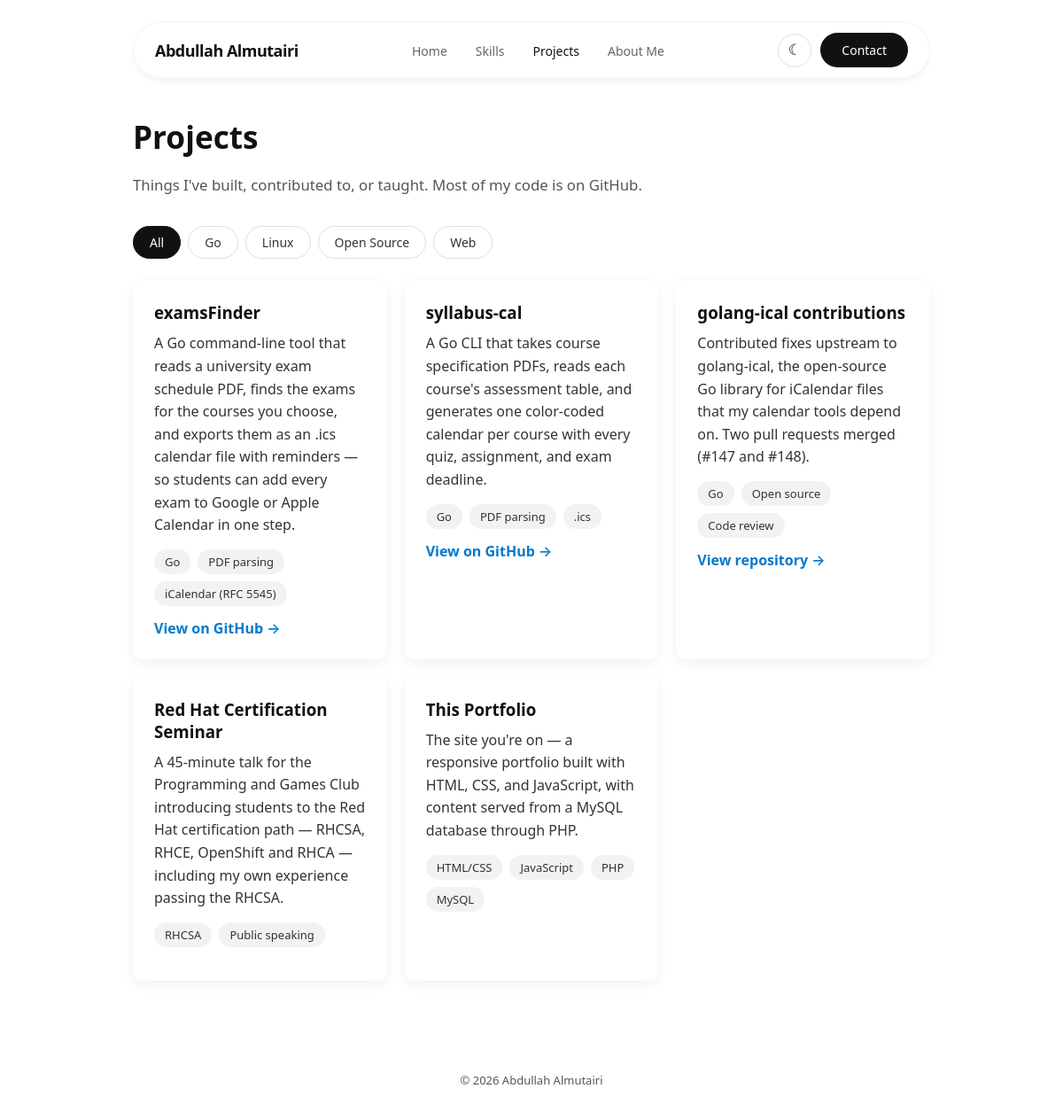
The app's page /projects.php with its own data.
### tables this page shows
CREATE TABLE projects (
  id          INT AUTO_INCREMENT PRIMARY KEY,
  title       VARCHAR(150) NOT NULL,
  description TEXT NOT NULL,
  tags        VARCHAR(255) NOT NULL,
  category    VARCHAR(50)  NOT NULL,
  link_url    VARCHAR(255) NULL,
  link_text   VARCHAR(100) NULL,
  sort_order  INT DEFAULT 0
);

### db.php (called while the page is built)
<?php
$servername = "localhost";
$username = "root";
$password = "123";
$dbname = "PPW";
try {
  $conn = new PDO("mysql:host=$servername;dbname=$dbname", $username, $password);
$conn->setAttribute(PDO::ATTR_ERRMODE, PDO::ERRMODE_EXCEPTION);
} catch (PDOException $e) {
    exit("Could not connect to the database.");
}
function e($text)
{
    return htmlspecialchars((string) $text, ENT_QUOTES, 'UTF-8');
}
function load_content(PDO $conn)
{
    $rows = $conn->query('SELECT content_key, content FROM site_content')->fetchAll();
    $content = [];
    foreach ($rows as $row) {
        $content[$row['content_key']] = $row['content'];
    }
    return $content;
}
$content = load_content($conn);
?>

### projects.php (the view, shortened to what this page needs)
<?php
require 'db.php';
$projects = $conn->query('SELECT * FROM projects ORDER BY sort_order')->fetchAll();
$filters = [
    'all'         => 'All',
    'go'          => 'Go',
    'linux'       => 'Linux',
    'open-source' => 'Open Source',
    'web'         => 'Web',
];
$currentPage = 'projects';
require 'header.php';
?>
    <section class="page">
      <h1>Projects</h1>
      <p class="page-intro"><?= e($content['projects_intro'] ?? '') ?></p>
      <div class="filters">
        <?php foreach ($filters as $value => $label): ?>
          <button type="button" class="filter-btn<?= $value === 'all' ? ' active' : '' ?>" data-filter="<?= e($value) ?>">
            <?= e($label) ?>
          </button>
        <?php endforeach; ?>
      </div>
      <div class="grid">
        <?php foreach ($projects as $project): ?>
          <div class="card project" data-category="<?= e($project['category']) ?>">
            <h3><?= e($project['title']) ?></h3>
            <p><?= e($project['description']) ?></p>
            <ul class="tags">
              <?php foreach (explode(',', $project['tags']) as $tag): ?>
                <li><?= e(trim($tag)) ?></li>
              <?php endforeach; ?>
            </ul>
            <?php if (!empty($project['link_url'])): ?>
              <a href="<?= e($project['link_url']) ?>" target="_blank" rel="noopener"><?= e($project['link_text'] ?: 'View →') ?></a>
            <?php endif; ?>
          </div>
        <?php endforeach; ?>
      </div>
    </section>
<?php require 'footer.php'; ?>

### header.php (shortened to what this page needs)
<?php
$navItems = [
    'index'    => 'Home',
    'skills'   => 'Skills',
    'projects' => 'Projects',
    'about'    => 'About Me',
];
?>
<!doctype html>
<html lang="en">
  <head>
    <link rel="stylesheet" href="style.css" />
  </head>
  <body>
    <div class="header">
      <a href="index.php" class="logo">Abdullah Almutairi</a>
      <ul class="nav-links">
        <?php foreach ($navItems as $file => $label): ?>
          <li>
            <a href="<?= $file ?>.php"<?= $currentPage === $file ? ' class="active"' : '' ?>><?= $label ?></a>
          </li>
        <?php endforeach; ?>
      </ul>
      <div class="header-actions">
        <button id="theme-toggle" class="theme-toggle" type="button" aria-label="Toggle dark mode">
          <span class="icon-moon">☾</span><span class="icon-sun">☀</span>
        </button>
        <a href="contact.php" class="btn-contact">Contact</a>
      </div>
    </div>

### footer.php (shortened to what this page needs)
<footer class="footer">
      <p>&copy; <?= date('Y') ?> Abdullah Almutairi</p>
    </footer>
  </body>
</html>

### style.css (style rules this page uses)
:root { --bg: #ffffff; --card-bg: #ffffff; --text: #111111; --text-body: #333333; --text-muted: #555555; --nav-link: #666666; --border: #dddddd; --tag-bg: #f2f2f2; --accent: #007acc; --header-bg: rgba(255, 255, 255, 0.7); --header-border: rgba(0, 0, 0, 0.05); --shadow: 0 4px 15px rgba(0, 0, 0, 0.06); --btn-bg: #111111; --btn-text: #ffffff; --btn-hover: #333333; }
body { margin: 0; font-family: system-ui, -apple-system, sans-serif; background-color: var(--bg); color: var(--text-body); transition: background-color 0.2s ease, color 0.2s ease; }
.header { position: fixed; top: 24px; left: 50%; transform: translateX(-50%); width: 95%; max-width: 900px; z-index: 1000; box-sizing: border-box; display: flex; justify-content: space-between; align-items: center; padding: 12px 24px; background-color: var(--header-bg); backdrop-filter: blur(12px); -webkit-backdrop-filter: blur(12px); border: 1px solid var(--header-border); border-radius: 999px; box-shadow: 0 4px 6px -1px rgba(0, 0, 0, 0.05); }
.logo { font-size: 18px; font-weight: 600; color: var(--text); text-decoration: none; letter-spacing: -0.5px; }
.nav-links { display: flex; gap: 32px; list-style: none; margin: 0; padding: 0; }
.nav-links a { font-size: 14px; font-weight: 500; color: var(--nav-link); text-decoration: none; transition: color 0.2s ease; }
.nav-links a:hover, .nav-links a.active { color: var(--text); }
.header-actions { display: flex; align-items: center; gap: 10px; }
.btn-contact { font-size: 14px; font-weight: 500; background-color: var(--btn-bg); color: var(--btn-text); padding: 10px 24px; border-radius: 999px; text-decoration: none; transition: background-color 0.2s ease; }
.theme-toggle { width: 38px; height: 38px; border-radius: 50%; border: 1px solid var(--border); background: transparent; color: var(--text); font-size: 17px; cursor: pointer; display: flex; align-items: center; justify-content: center; }
.page { max-width: 900px; margin: 130px auto 60px; padding: 0 20px; }
.page h1 { font-size: 2.2rem; margin: 0 0 8px; color: var(--text); }
.page-intro { color: var(--text-muted); font-size: 1.05rem; line-height: 1.7; margin-bottom: 32px; }
.card a { color: var(--accent); text-decoration: none; font-weight: 600; }
.grid { display: grid; grid-template-columns: repeat(auto-fill, minmax(260px, 1fr)); gap: 20px; }
.card { background-color: var(--card-bg); border-radius: 12px; padding: 24px; box-shadow: var(--shadow); margin-bottom: 20px; }
.grid .card, .highlights .card { margin-bottom: 0; }
.card h3 { margin: 0 0 10px; color: var(--text); }
.card p { color: var(--text-body); line-height: 1.6; margin: 0 0 14px; }
.tags { display: flex; flex-wrap: wrap; gap: 8px; list-style: none; padding: 0; margin: 0 0 14px; }
.tags li { font-size: 13px; background-color: var(--tag-bg); color: var(--text-body); padding: 5px 12px; border-radius: 999px; }
.filters { display: flex; flex-wrap: wrap; gap: 8px; margin-bottom: 24px; }
.filter-btn { font: inherit; font-size: 14px; padding: 8px 18px; border-radius: 999px; border: 1px solid var(--border); background-color: var(--card-bg); color: var(--text-body); cursor: pointer; }
.filter-btn.active { background-color: var(--btn-bg); color: var(--btn-text); border-color: var(--btn-bg); }
.footer { text-align: center; padding: 30px 20px; font-size: 13px; color: var(--text-muted); }

### records on screen
projects: title "examsFinder", description "A Go command-line tool that reads a university exam schedule PDF, finds the exams for the courses you choose, and exports them as an .ics calendar file with reminders — so students can add every exam to Google or Apple Calendar in one step.", tags "Go", tags "PDF parsing", tags "iCalendar (RFC 5545)", link_text "View on GitHub →"
projects: title "syllabus-cal", description "A Go CLI that takes course specification PDFs, reads each course's assessment table, and generates one color-coded calendar per course with every quiz, assignment, and exam deadline.", tags "Go", tags "PDF parsing", tags ".ics", link_text "View on GitHub →"
projects: title "golang-ical contributions", description "Contributed fixes upstream to golang-ical, the open-source Go library for iCalendar files that my calendar tools depend on. Two pull requests merged (#147 and #148).", tags "Go", tags "Open source", tags "Code review", link_text "View repository →"
projects: title "Red Hat Certification Seminar", description "A 45-minute talk for the Programming and Games Club introducing students to the Red Hat certification path — RHCSA, RHCE, OpenShift and RHCA — including my own experience passing the RHCSA.", tags "RHCSA", tags "Public speaking"
projects: title "This Portfolio", description "The site you're on — a responsive portfolio built with HTML, CSS, and JavaScript, with content served from a MySQL database through PHP.", tags "HTML/CSS", tags "JavaScript", tags "PHP", tags "MySQL"

### other values on screen
$label "Home"
$label "Skills"
$label "Projects"
$label "About Me"
$content['projects_intro'] "Things I've built, contributed to, or taught. Most of my code is on GitHub."
$label "All"
$label "Go"
$label "Linux"
$label "Open Source"
$label "Web"
